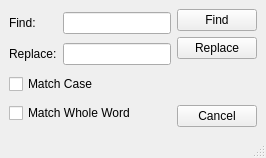
<?xml version="1.0" encoding="UTF-8"?>
<ui version="4.0">
 <class>MainWindow</class>
 <widget class="QMainWindow" name="MainWindow">
  <property name="windowTitle">
   <string>MainWindow</string>
  </property>
  <widget class="QWidget" name="centralwidget">
   <layout class="QHBoxLayout" name="horizontalLayout">
    <item>
     <layout class="QGridLayout" name="gridLayout">
      <item row="0" column="0">
       <widget class="QLabel" name="label">
        <property name="text">
         <string>Find:</string>
        </property>
       </widget>
      </item>
      <item row="0" column="1">
       <widget class="QLineEdit" name="lineEdit"/>
      </item>
      <item row="1" column="0">
       <widget class="QLabel" name="label_2">
        <property name="text">
         <string>Replace:</string>
        </property>
       </widget>
      </item>
      <item row="1" column="1">
       <widget class="QLineEdit" name="lineEdit_2"/>
      </item>
      <item row="2" column="0" colspan="2">
       <widget class="QCheckBox" name="checkBox">
        <property name="text">
         <string>Match Case</string>
        </property>
       </widget>
      </item>
      <item row="3" column="0" colspan="2">
       <widget class="QCheckBox" name="checkBox_2">
        <property name="text">
         <string>Match Whole Word</string>
        </property>
       </widget>
      </item>
     </layout>
    </item>
    <item>
     <layout class="QVBoxLayout" name="verticalLayout">
      <item>
       <widget class="QPushButton" name="pushButton">
        <property name="text">
         <string>Find</string>
        </property>
       </widget>
      </item>
      <item>
       <widget class="QPushButton" name="pushButton_2">
        <property name="text">
         <string>Replace</string>
        </property>
       </widget>
      </item>
      <item>
       <spacer name="verticalSpacer">
        <property name="orientation">
         <enum>Qt::Vertical</enum>
        </property>
        <property name="sizeHint" stdset="0">
         <size>
          <width>20</width>
          <height>40</height>
         </size>
        </property>
       </spacer>
      </item>
      <item>
       <widget class="QPushButton" name="pushButton_3">
        <property name="text">
         <string>Cancel</string>
        </property>
       </widget>
      </item>
     </layout>
    </item>
   </layout>
  </widget>
  <widget class="QMenuBar" name="menubar">
   <property name="geometry">
    <rect>
     <x>0</x>
     <y>0</y>
     <width>314</width>
     <height>22</height>
    </rect>
   </property>
  </widget>
  <widget class="QStatusBar" name="statusbar"/>
 </widget>
 <resources/>
 <connections/>
</ui>
